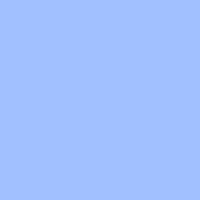
Frame 1 (no input)
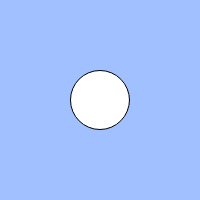
Frame 60 (no input)
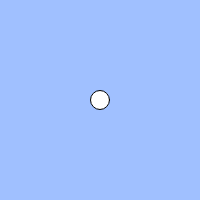
Frame 120 (the mouse pressed at the canvas centre since frame 60)

The p5.js sketch that drew these frames (run headless with seeded random() and noise() and a simulated clock; from frame 60 on, the mouse is pressed at the canvas centre):

// p5.js sketch
// ── sketch.js
// 練習問題「心臓の鼓動のように大きくなったり小さくなったりする円」
let count;
let cycle;


function setup(){
  createCanvas(200, 200);
  count = 0;
  cycle = 100;
}

function draw(){
  background(160, 192, 255); 
  size = count
  ellipse(width / 2, height / 2, size);
  {count = (count + 1) % cycle }
  if(keyIsDown(" ".charCodeAt(0)))
  {count = (count + 2) % cycle }
  // BLANK[1]
  
}
